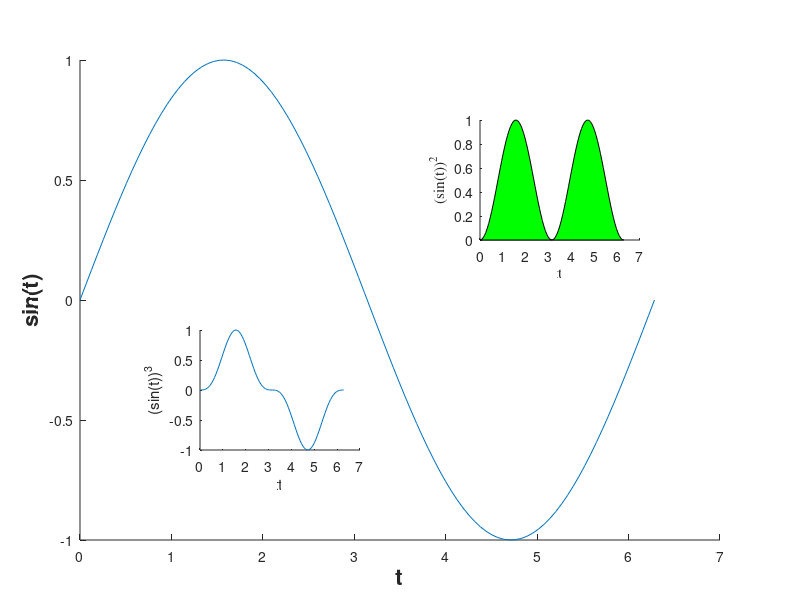

Reproduce this figure in MATLAB.
t = linspace(0,2*pi);
t(1) = eps;
y = sin(t);
fig = figure;
handaxes1 = axes('position', [0.1 0.1 0.8 0.8]);
plot(t, y);
xlabel('t'); ylabel('sin(t)');
set(handaxes1, 'box', 'off');

handxlabel1 = get(gca, 'xlabel');
set(handxlabel1, 'fontsize', 16, 'fontweight', 'bold');
handylabel1 = get(gca, 'ylabel');
set(handylabel1, 'fontsize', 16, 'fontweight', 'bold');

handaxes2 = axes('position', [0.6 0.6 0.2 0.2]);
fill(t, y.^2, 'g');
set(handaxes2, 'box', 'off');
xlabel('t'); ylabel('(sin(t))^2');

set(get(handaxes2, 'xlabel'), 'fontname', 'times')
set(get(handaxes2, 'ylabel'), 'fontname', 'times')

handaxes3 = axes('position', [0.25 0.25 0.2 0.2]);
plot(t, y.^3);
set(handaxes3, 'box','off');
xlabel('t'); ylabel('(sin(t))^3');

